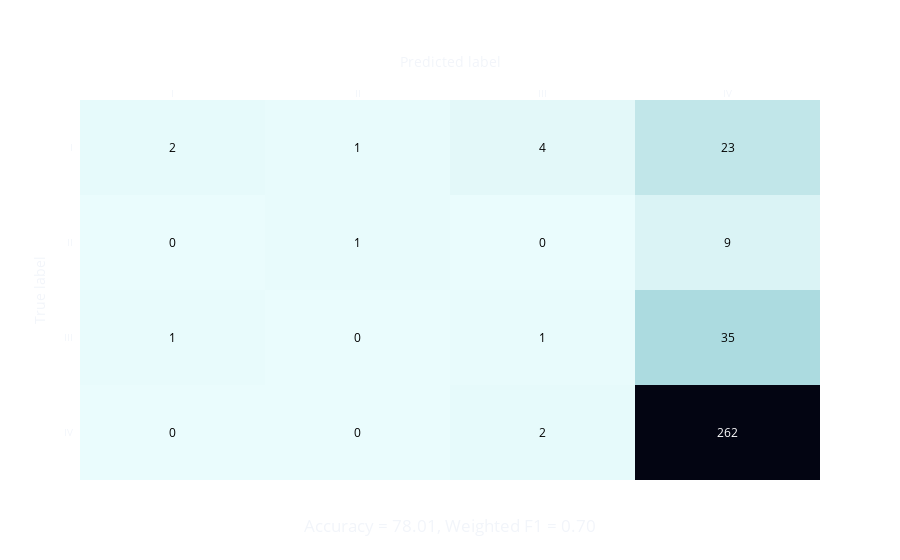

Notebook code cell kept with this figure:
### Code cell
accuracy = accuracy_score(y_true, y_pred.astype(int))
f1 = f1_score(y_true, y_pred.astype(int), average='weighted')
cm = confusion_matrix(y_true, y_pred.astype(int))

title_dict = {
    'text': f'Accuracy = {accuracy*100:.2f}, Weighted F1 = {f1:.2f}',
    'x': 0.5,
    'y': 0.05
}

plot_confusion_matrix(cm, labels, title_dict)

### Figure 1 — Plotly figure (JSON) as saved in the notebook; plotly's stock layout.template omitted (floating-point values rounded to 4 significant figures)
{"data": [{"colorscale": [[0.0, "rgb(3, 5, 18)"], [0.09091, "rgb(25, 25, 51)"], [0.1818, "rgb(44, 42, 87)"], [0.2727, "rgb(58, 60, 125)"], [0.3636, "rgb(62, 83, 160)"], [0.4545, "rgb(62, 109, 178)"], [0.5455, "rgb(72, 134, 187)"], [0.6364, "rgb(89, 159, 196)"], [0.7273, "rgb(114, 184, 205)"], [0.8182, "rgb(149, 207, 216)"], [0.9091, "rgb(192, 229, 232)"], [1.0, "rgb(234, 252, 253)"]], "reversescale": true, "showscale": false, "x": ["I", "II", "III", "IV"], "y": ["IV", "III", "II", "I"], "z": [[0, 0, 2, 262], [1, 0, 1, 35], [0, 1, 0, 9], [2, 1, 4, 23]], "type": "heatmap"}], "layout": {"annotations": [{"font": {"color": "#000000"}, "showarrow": false, "text": "0", "x": "I", "xref": "x", "y": "IV", "yref": "y"}, {"font": {"color": "#000000"}, "showarrow": false, "text": "0", "x": "II", "xref": "x", "y": "IV", "yref": "y"}, {"font": {"color": "#000000"}, "showarrow": false, "text": "2", "x": "III", "xref": "x", "y": "IV", "yref": "y"}, {"font": {"color": "#FFFFFF"}, "showarrow": false, "text": "262", "x": "IV", "xref": "x", "y": "IV", "yref": "y"}, {"font": {"color": "#000000"}, "showarrow": false, "text": "1", "x": "I", "xref": "x", "y": "III", "yref": "y"}, {"font": {"color": "#000000"}, "showarrow": false, "text": "0", "x": "II", "xref": "x", "y": "III", "yref": "y"}, {"font": {"color": "#000000"}, "showarrow": false, "text": "1", "x": "III", "xref": "x", "y": "III", "yref": "y"}, {"font": {"color": "#000000"}, "showarrow": false, "text": "35", "x": "IV", "xref": "x", "y": "III", "yref": "y"}, {"font": {"color": "#000000"}, "showarrow": false, "text": "0", "x": "I", "xref": "x", "y": "II", "yref": "y"}, {"font": {"color": "#000000"}, "showarrow": false, "text": "1", "x": "II", "xref": "x", "y": "II", "yref": "y"}, {"font": {"color": "#000000"}, "showarrow": false, "text": "0", "x": "III", "xref": "x", "y": "II", "yref": "y"}, {"font": {"color": "#000000"}, "showarrow": false, "text": "9", "x": "IV", "xref": "x", "y": "II", "yref": "y"}, {"font": {"color": "#000000"}, "showarrow": false, "text": "2", "x": "I", "xref": "x", "y": "I", "yref": "y"}, {"font": {"color": "#000000"}, "showarrow": false, "text": "1", "x": "II", "xref": "x", "y": "I", "yref": "y"}, {"font": {"color": "#000000"}, "showarrow": false, "text": "4", "x": "III", "xref": "x", "y": "I", "yref": "y"}, {"font": {"color": "#000000"}, "showarrow": false, "text": "23", "x": "IV", "xref": "x", "y": "I", "yref": "y"}], "xaxis": {"dtick": 1, "gridcolor": "rgb(0, 0, 0)", "side": "top", "ticks": "", "tickfont": {"size": 10}, "title": {"text": "Predicted label"}}, "yaxis": {"dtick": 1, "ticks": "", "ticksuffix": "  ", "tickfont": {"size": 10}, "title": {"text": "True label"}}, "title": {"text": "Accuracy = 78.01, Weighted F1 = 0.70", "x": 0.5, "y": 0.05}, "paper_bgcolor": "rgba(0,0,0,0)"}}
